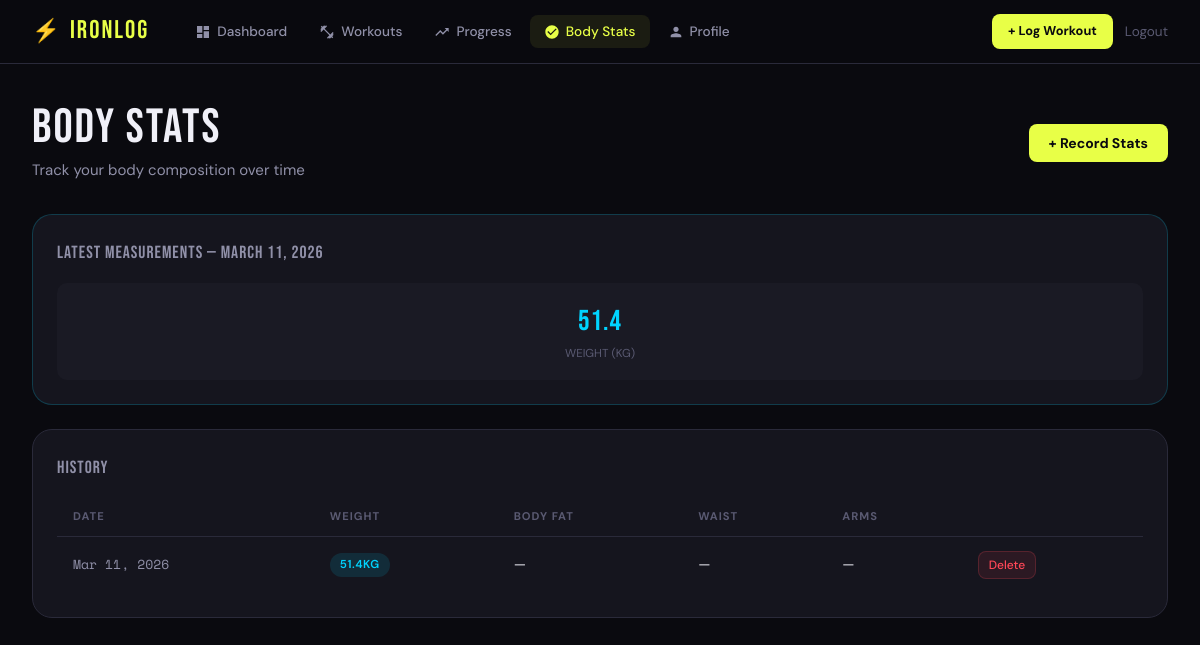
The app's page /body-stats (signed in) with its own data.
### tables this page shows
CREATE TABLE body_stat (
            id INTEGER PRIMARY KEY AUTOINCREMENT,
            user_id INTEGER NOT NULL,
            date TIMESTAMP DEFAULT CURRENT_TIMESTAMP,
            weight REAL, body_fat REAL, muscle_mass REAL,
            chest REAL, waist REAL, hips REAL, arms REAL, thighs REAL,
            FOREIGN KEY (user_id) REFERENCES user(id)
        );

### app.py (the view, shortened to what this page needs)
@app.route('/body-stats', methods=['GET', 'POST'])
@login_required
def body_stats():
    uid = session['user_id']
    stats = query('SELECT * FROM body_stat WHERE user_id=? ORDER BY date DESC', (uid,))
    return render_template('body_stats.html', stats=stats)

### app.py (called while the page is built)
def fmt_date(val, fmt='%b %d, %Y'):
    if not val: return ''
    if hasattr(val, 'strftime'): return val.strftime(fmt)
    for pattern in ('%Y-%m-%d %H:%M:%S', '%Y-%m-%d %H:%M:%S.%f', '%Y-%m-%d'):
        try:
            from datetime import datetime
            return datetime.strptime(str(val)[:19], pattern[:len(str(val)[:19])]).strftime(fmt)
        except: pass
    return str(val)[:10]

def get_db():
    if 'db' not in g:
        g.db = sqlite3.connect(DATABASE)
        g.db.row_factory = sqlite3.Row
    return g.db

def query(sql, args=(), one=False):
    cur = get_db().execute(sql, args)
    rv = cur.fetchall()
    return (rv[0] if rv else None) if one else rv

def login_required(f):
    @wraps(f)
    def decorated(*args, **kwargs):
        if 'user_id' not in session:
            return redirect(url_for('login'))
        return f(*args, **kwargs)
    return decorated

### Templates/body_stats.html (shortened to what this page needs)
{% extends 'base.html' %}
{% block content %}
<div class="page">
  <div class="page-header fade-up" style="display:flex;align-items:center;justify-content:space-between;flex-wrap:wrap;gap:1rem">
    <div>
      <div class="page-title">BODY STATS</div>
      <div class="page-subtitle">Track your body composition over time</div>
    </div>
    <button onclick="openModal()" class="btn-primary">+ Record Stats</button>
  </div>
  {% if stats %}
  {% set latest = stats[0] %}
  <div class="card fade-up fade-up-1" style="margin-bottom:1.5rem;border-color:rgba(0,212,255,0.2)">
    <div class="card-title">Latest Measurements — {{ latest.date|fmtdate('%B %d, %Y') }}</div>
    <div class="measurements-grid">
      {% if latest.weight %}
      <div class="measure-card">
        <div class="measure-value">{{ latest.weight }}</div>
        <div class="measure-label">Weight (kg)</div>
      </div>
      {% endif %}
    </div>
  </div>
  <div class="card fade-up fade-up-2">
    <div class="card-title">History</div>
    <div class="table-wrap">
      <table>
        <thead>
          <tr>
            <th>Date</th><th>Weight</th><th>Body Fat</th><th>Waist</th><th>Arms</th><th></th>
          </tr>
        </thead>
        <tbody>
          {% for stat in stats %}
          <tr>
            <td style="font-family:var(--font-mono);font-size:0.82rem;color:var(--text2)">{{ stat.date|fmtdate('%b %d, %Y') }}</td>
            <td>{% if stat.weight %}<span class="badge badge-blue">{{ stat.weight }}kg</span>{% else %}—{% endif %}</td>
            <td>{% if stat.body_fat %}{{ stat.body_fat }}%{% else %}—{% endif %}</td>
            <td>{% if stat.waist %}{{ stat.waist }}cm{% else %}—{% endif %}</td>
            <td>{% if stat.arms %}{{ stat.arms }}cm{% else %}—{% endif %}</td>
            <td>
              <button onclick="deleteStat({{ stat.id }}, this)" class="btn-danger" style="font-size:0.75rem;padding:5px 10px">Delete</button>
            </td>
          </tr>
          {% endfor %}
        </tbody>
      </table>
    </div>
  </div>
  {% endif %}
</div>
{% endblock %}

### Static/css/style.css (style rules this page uses)
:root { --bg: #0a0a0f; --bg2: #111118; --bg3: #1a1a24; --card: #15151e; --card2: #1e1e2a; --border: #2a2a3a; --accent: #e8ff47; --accent2: #ff4757; --accent3: #00d4ff; --text: #f0f0f8; --text2: #9090a8; --text3: #5a5a72; --font-display: 'Bebas Neue', sans-serif; --font-body: 'DM Sans', sans-serif; --font-mono: 'Space Mono', monospace; --radius: 12px; --radius-lg: 20px; --shadow: 0 4px 24px rgba(0,0,0,0.4); --glow: 0 0 20px rgba(232,255,71,0.15); }
*, *::before, *::after { box-sizing: border-box; margin: 0; padding: 0; }
html { scroll-behavior: smooth; }
body { background: var(--bg); color: var(--text); font-family: var(--font-body); font-size: 15px; line-height: 1.6; min-height: 100vh; }
button { cursor: pointer; border: none; background: none; font-family: var(--font-body); }
.page { padding: 2.5rem 2rem; max-width: 1200px; margin: 0 auto; }
.page-header { margin-bottom: 2rem; }
.page-title { font-family: var(--font-display); font-size: 3rem; letter-spacing: 2px; line-height: 1; }
.page-subtitle { color: var(--text2); margin-top: 6px; }
.btn-primary { background: var(--accent); color: #0a0a0f; font-weight: 700; font-size: 0.875rem; padding: 10px 20px; border-radius: 8px; transition: all 0.2s; display: inline-flex; align-items: center; gap: 6px; }
.btn-danger { background: rgba(255,71,87,0.1); color: var(--accent2); font-weight: 500; font-size: 0.875rem; padding: 8px 16px; border-radius: 8px; border: 1px solid rgba(255,71,87,0.2); transition: all 0.2s; }
.card { background: var(--card); border: 1px solid var(--border); border-radius: var(--radius-lg); padding: 1.5rem; transition: border-color 0.2s; }
.card-title { font-family: var(--font-display); font-size: 1.1rem; letter-spacing: 1px; color: var(--text2); margin-bottom: 1rem; text-transform: uppercase; }
.table-wrap { overflow-x: auto; }
table { width: 100%; border-collapse: collapse; }
th { text-align: left; padding: 10px 16px; font-size: 0.7rem; font-weight: 700; text-transform: uppercase; letter-spacing: 1px; color: var(--text3); border-bottom: 1px solid var(--border); }
td { padding: 14px 16px; border-bottom: 1px solid rgba(42,42,58,0.5); font-size: 0.875rem; }
tr:last-child td { border-bottom: none; }
.badge { display: inline-block; padding: 3px 10px; border-radius: 20px; font-size: 0.72rem; font-weight: 600; text-transform: uppercase; letter-spacing: 0.5px; }
.badge-blue { background: rgba(0,212,255,0.12); color: var(--accent3); }
.measurements-grid { display: grid; grid-template-columns: repeat(auto-fit, minmax(140px, 1fr)); gap: 1rem; }
.measure-card { background: var(--bg3); border-radius: 10px; padding: 1rem; text-align: center; }
.measure-value { font-family: var(--font-display); font-size: 1.8rem; letter-spacing: 1px; color: var(--accent3); }
.measure-label { font-size: 0.72rem; color: var(--text3); text-transform: uppercase; }
.fade-up { animation: fadeUp 0.4s ease both; }
.fade-up-1 { animation-delay: 0.05s; }
.fade-up-2 { animation-delay: 0.1s; }

### records on screen
body_stat: date|fmtdate "MARCH 11, 2026", weight "51.4", date|fmtdate "Mar 11, 2026"
